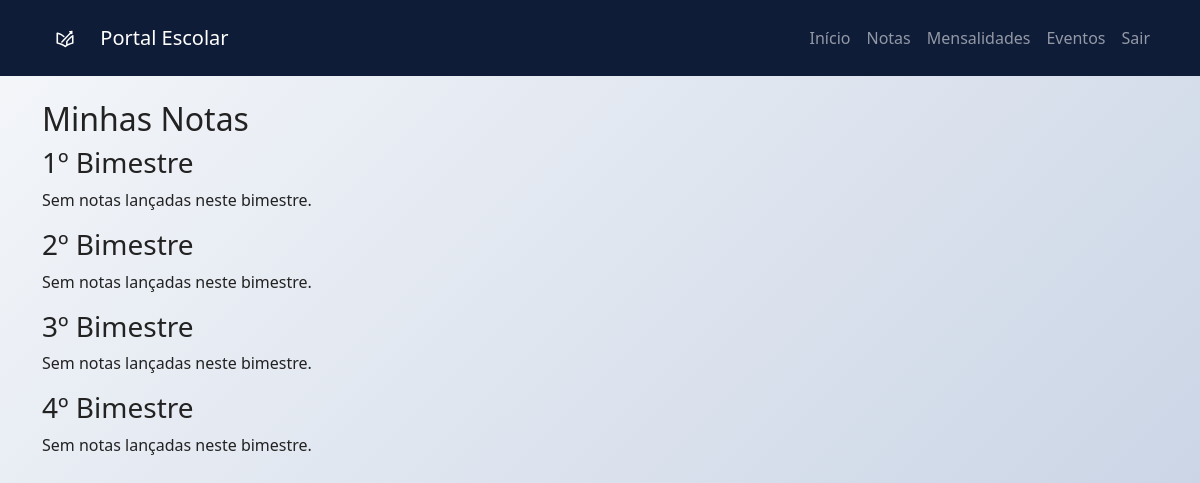
/portal/notas/ (signed in), run on an earlier commit of the app's database.
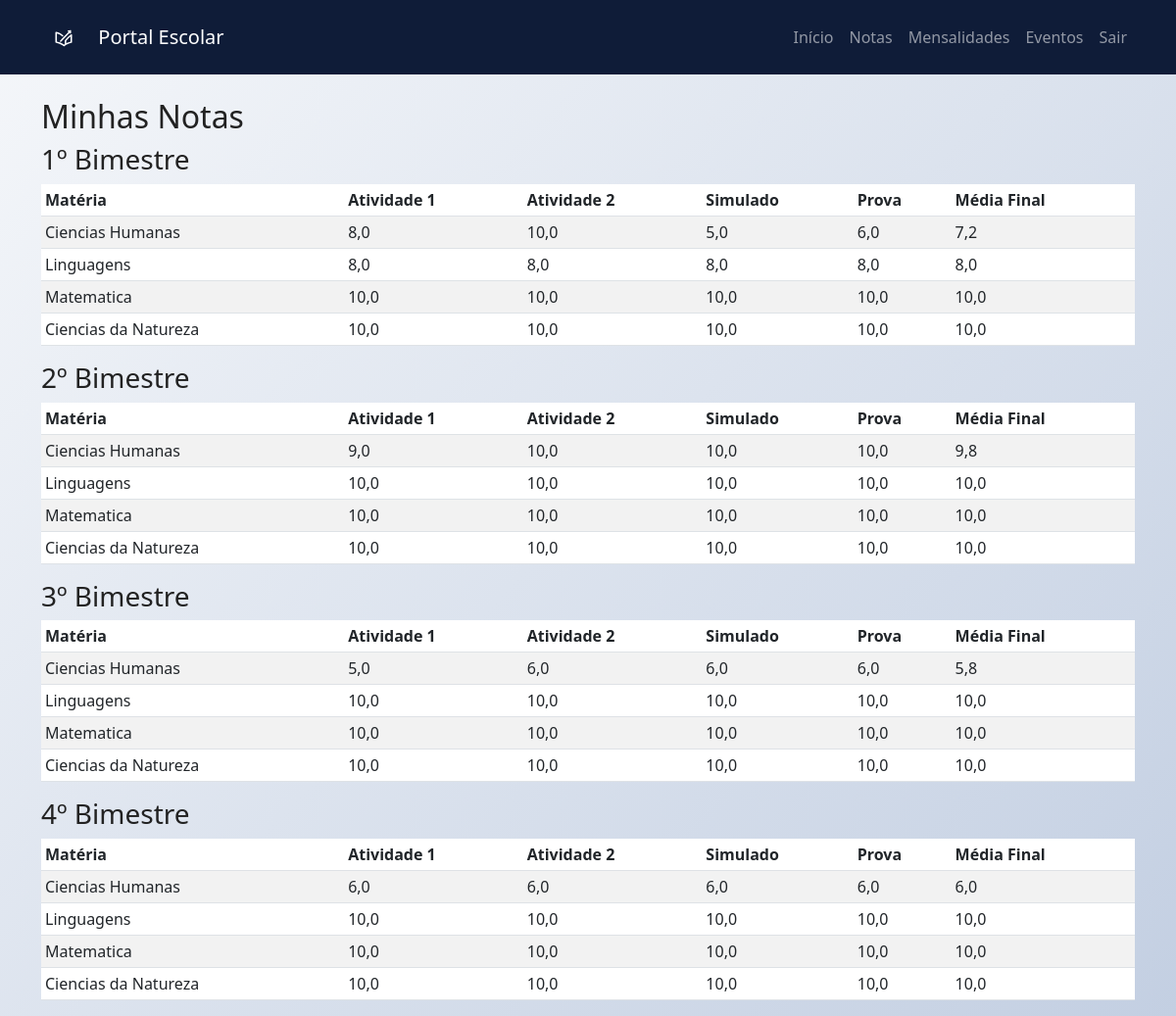
And on a later commit of the database.
### secretaria/models.py (models this page shows, shortened)
class Nota1Bim(models.Model):
    aluno = models.ForeignKey(Aluno, on_delete=models.CASCADE, related_name='notas_1bim', verbose_name='Aluno')
    turma = models.ForeignKey(Turma, on_delete=models.CASCADE, related_name='notas_1bim', verbose_name='Turma')
    materia = models.ForeignKey(Materia, on_delete=models.CASCADE, related_name='notas_1bim', verbose_name='Matéria')
    atividade1 = models.DecimalField(max_digits=5, decimal_places=1, validators=[validate_nota], verbose_name='Atividade1', null=True, blank=True)
    atividade2 = models.DecimalField(max_digits=5, decimal_places=1, validators=[validate_nota], verbose_name='Atividade2', null=True, blank=True)
    simulado = models.DecimalField(max_digits=5, decimal_places=1, validators=[validate_nota], verbose_name='Simulado', null=True, blank=True)
    prova = models.DecimalField(max_digits=5, decimal_places=1, validators=[validate_nota], verbose_name='Prova', null=True, blank=True)
    media_final = models.DecimalField(max_digits=5, decimal_places=1, validators=[validate_nota], verbose_name='Média Final', null=True, blank=True)

class Materia(models.Model):
        MATTER_CHOICES = (
        ("CH", "Ciencias Humanas"),
        ("L", "Linguagens"),
        ("M", "Matematica"),
        ("CN", "Ciencias da Natureza"),
    )
        matter_choices = models.CharField(max_length=50, choices=MATTER_CHOICES , blank=False, null=True)
        professor = models.ForeignKey(Professor, on_delete=models.CASCADE, related_name='materias', blank=False, null=True)
        def __str__(self):
            return f"{self.get_matter_choices_display()}"

class Nota2Bim(models.Model):
    aluno = models.ForeignKey(Aluno, on_delete=models.CASCADE, related_name='notas_2bim', verbose_name='Aluno')
    turma = models.ForeignKey(Turma, on_delete=models.CASCADE, related_name='notas_2bim', verbose_name='Turma')
    materia = models.ForeignKey(Materia, on_delete=models.CASCADE, related_name='notas_2bim', verbose_name='Matéria')
    atividade1 = models.DecimalField(max_digits=5, decimal_places=1, validators=[validate_nota], verbose_name='Atividade1', null=True, blank=True)
    atividade2 = models.DecimalField(max_digits=5, decimal_places=1, validators=[validate_nota], verbose_name='Atividade2', null=True, blank=True)
    simulado = models.DecimalField(max_digits=5, decimal_places=1, validators=[validate_nota], verbose_name='Simulado', null=True, blank=True)
    prova = models.DecimalField(max_digits=5, decimal_places=1, validators=[validate_nota], verbose_name='Prova', null=True, blank=True)
    media_final = models.DecimalField(max_digits=5, decimal_places=1, validators=[validate_nota], verbose_name='Média Final', null=True, blank=True)

class Nota3Bim(models.Model):
    aluno = models.ForeignKey(Aluno, on_delete=models.CASCADE, related_name='notas_3bim', verbose_name='Aluno')
    turma = models.ForeignKey(Turma, on_delete=models.CASCADE, related_name='notas_3bim', verbose_name='Turma')
    materia = models.ForeignKey(Materia, on_delete=models.CASCADE, related_name='notas_3bim', verbose_name='Matéria')
    atividade1 = models.DecimalField(max_digits=5, decimal_places=1, validators=[validate_nota], verbose_name='Atividade1', null=True, blank=True)
    atividade2 = models.DecimalField(max_digits=5, decimal_places=1, validators=[validate_nota], verbose_name='Atividade2', null=True, blank=True)
    simulado = models.DecimalField(max_digits=5, decimal_places=1, validators=[validate_nota], verbose_name='Simulado', null=True, blank=True)
    prova = models.DecimalField(max_digits=5, decimal_places=1, validators=[validate_nota], verbose_name='Prova', null=True, blank=True)
    media_final = models.DecimalField(max_digits=5, decimal_places=1, validators=[validate_nota], verbose_name='Média Final', null=True, blank=True)

class Nota4Bim(models.Model):
    aluno = models.ForeignKey(Aluno, on_delete=models.CASCADE, related_name='notas_4bim', verbose_name='Aluno')
    turma = models.ForeignKey(Turma, on_delete=models.CASCADE, related_name='notas_4bim', verbose_name='Turma')
    materia = models.ForeignKey(Materia, on_delete=models.CASCADE, related_name='notas_4bim', verbose_name='Matéria')
    atividade1 = models.DecimalField(max_digits=5, decimal_places=1, validators=[validate_nota], verbose_name='Atividade1', null=True, blank=True)
    atividade2 = models.DecimalField(max_digits=5, decimal_places=1, validators=[validate_nota], verbose_name='Atividade2', null=True, blank=True)
    simulado = models.DecimalField(max_digits=5, decimal_places=1, validators=[validate_nota], verbose_name='Simulado', null=True, blank=True)
    prova = models.DecimalField(max_digits=5, decimal_places=1, validators=[validate_nota], verbose_name='Prova', null=True, blank=True)
    media_final = models.DecimalField(max_digits=5, decimal_places=1, validators=[validate_nota], verbose_name='Média Final', null=True, blank=True)

### secretaria/views.py (the view)
# urls.py: path('portal/notas/', views.minhas_notas, name='minhas_notas'),
@login_required
def minhas_notas(request):
    perfil = getattr(request.user, 'perfil', None)
    if perfil is None or not getattr(perfil, 'aluno', None):
        messages.info(request, "Apenas alunos possuem notas no portal.")
        notas_1bim = Nota1Bim.objects.none()
        notas_2bim = Nota2Bim.objects.none()
        notas_3bim = Nota3Bim.objects.none()
        notas_4bim = Nota4Bim.objects.none()
    else:
        notas_1bim = Nota1Bim.objects.filter(aluno=perfil.aluno)
        notas_2bim = Nota2Bim.objects.filter(aluno=perfil.aluno)
        notas_3bim = Nota3Bim.objects.filter(aluno=perfil.aluno)
        notas_4bim = Nota4Bim.objects.filter(aluno=perfil.aluno)
    bimestres = [
        ('1º Bimestre', notas_1bim),
        ('2º Bimestre', notas_2bim),
        ('3º Bimestre', notas_3bim),
        ('4º Bimestre', notas_4bim),
    ]
    context = {
        'perfil': perfil,
        'bimestres': bimestres,
    }
    return render(request, 'portal/minhas_notas.html', context)

### secretaria/templates/portal/minhas_notas.html (shortened to what this page needs)
{% extends 'base.html' %}
{% block content %}
<h2>Minhas Notas</h2>
{% for titulo, notas in bimestres %}
  <h3>{{ titulo }}</h3>
  {% if notas %}
    <div class="table-responsive">
      <table class="table table-striped table-sm">
        <thead>
          <tr>
            <th>Matéria</th>
            <th>Atividade 1</th>
            <th>Atividade 2</th>
            <th>Simulado</th>
            <th>Prova</th>
            <th>Média Final</th>
          </tr>
        </thead>
        <tbody>
          {% for n in notas %}
            <tr>
              <td>{{ n.materia }}</td>
              <td>{{ n.atividade1 }}</td>
              <td>{{ n.atividade2 }}</td>
              <td>{{ n.simulado }}</td>
              <td>{{ n.prova }}</td>
              <td>{{ n.media_final }}</td>
            </tr>
          {% endfor %}
        </tbody>
      </table>
    </div>
  {% else %}
    <p>Sem notas lançadas neste bimestre.</p>
  {% endif %}
{% endfor %}
{% endblock %}

What changed in the data, as far as the page shows it:
added Nota1Bim: materia "Ciencias Humanas", atividade1 "8,0", atividade2 "10,0", simulado "5,0", prova "6,0", media_final "7,2"
added Nota1Bim: materia "Linguagens", atividade1 "8,0", atividade2 "8,0", simulado "8,0", prova "8,0", media_final "8,0"
added Nota1Bim: materia "Matematica", atividade1 "10,0", atividade2 "10,0", simulado "10,0", prova "10,0", media_final "10,0"
added Nota1Bim: materia "Ciencias da Natureza", atividade1 "10,0", atividade2 "10,0", simulado "10,0", prova "10,0", media_final "10,0"
added Nota2Bim: materia "Ciencias Humanas", atividade1 "9,0", atividade2 "10,0", simulado "10,0", prova "10,0", media_final "9,8"
added Nota2Bim: materia "Linguagens", atividade1 "10,0", atividade2 "10,0", simulado "10,0", prova "10,0", media_final "10,0"
added Nota2Bim: materia "Matematica", atividade1 "10,0", atividade2 "10,0", simulado "10,0", prova "10,0", media_final "10,0"
added Nota2Bim: materia "Ciencias da Natureza", atividade1 "10,0", atividade2 "10,0", simulado "10,0", prova "10,0", media_final "10,0"
added Nota3Bim: materia "Ciencias Humanas", atividade1 "5,0", atividade2 "6,0", simulado "6,0", prova "6,0", media_final "5,8"
added Nota3Bim: materia "Linguagens", atividade1 "10,0", atividade2 "10,0", simulado "10,0", prova "10,0", media_final "10,0"
added Nota3Bim: materia "Matematica", atividade1 "10,0", atividade2 "10,0", simulado "10,0", prova "10,0", media_final "10,0"
added Nota3Bim: materia "Ciencias da Natureza", atividade1 "10,0", atividade2 "10,0", simulado "10,0", prova "10,0", media_final "10,0"
added Nota4Bim: materia "Ciencias Humanas", atividade1 "6,0", atividade2 "6,0", simulado "6,0", prova "6,0", media_final "6,0"
added Nota4Bim: materia "Linguagens", atividade1 "10,0", atividade2 "10,0", simulado "10,0", prova "10,0", media_final "10,0"
added Nota4Bim: materia "Matematica", atividade1 "10,0", atividade2 "10,0", simulado "10,0", prova "10,0", media_final "10,0"
added Nota4Bim: materia "Ciencias da Natureza", atividade1 "10,0", atividade2 "10,0", simulado "10,0", prova "10,0", media_final "10,0"
Also different on the page:
list line gone: "Sem notas lançadas neste bimestre."
new list line: "Matéria Atividade 1 Atividade 2 Simulado Prova Média Final"
